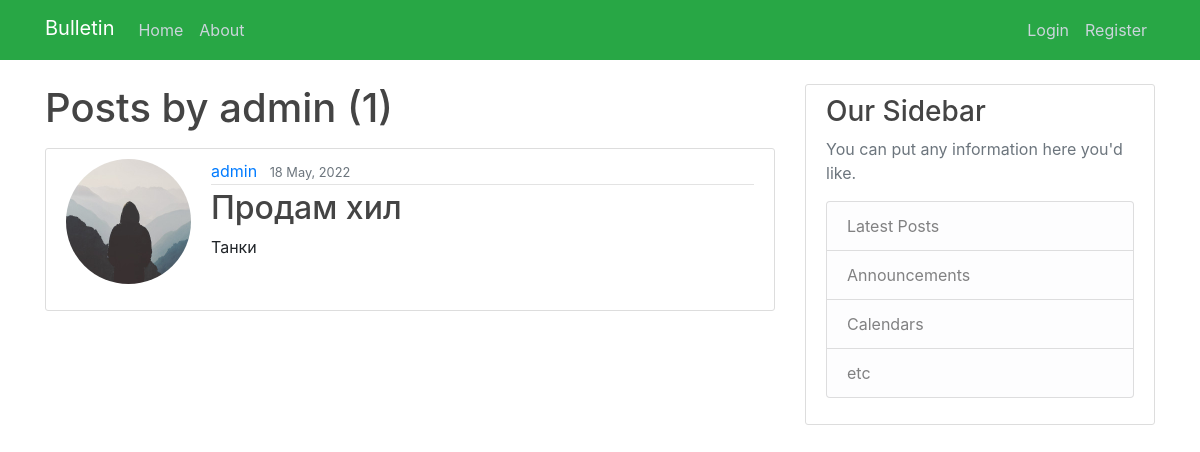
Screenshot of /user/admin with the database file from the repository.
### myboardapp/models.py (models this page shows, shortened)
class Bulletin(models.Model):
    title = models.CharField(max_length=100, blank=True)
    author = models.ForeignKey(User, on_delete=models.CASCADE)
    content = models.TextField()
    file = models.FileField(upload_to='files/',
                                             blank=True,
                                             )
    bulletin_category = models.ForeignKey(CategoryModel, on_delete=models.CASCADE)
    date_created = models.DateTimeField(default=timezone.now)

class CategoryModel(models.Model):
    CHOISES = [
        ('Танки', "Танки"),
        ('Хилы', "Хилы"),
        ('ДД', "ДД"),
        ('Торговцы', "Торговцы"),
        ('Гилдмастеры', "Гилдмастеры"),
        ('Квестгиверы', "Квестгиверы"),
        ('Кузнецы', "Кузнецы"),
        ('Кожевники', "Кожевники"),
        ('Зельевары', "Зельевары"),
        ('Мастера заклинаний', "Мастера заклинаний"),
    ]
    category_name = models.CharField(max_length=255,
                                     choices=CHOISES,
                                     unique=True,
                                     )
    subscribers = models.ManyToManyField(User, null=True, blank=True, related_name='subscriber')
    def __str__(self):
        return f'{self.category_name}'
    """
    >>> from myboardapp.models import Bulletin
    >>> from myboardapp.models import CategoryModel
    >>> CategoryModel.objects.create(category_name = "Offer")
    <CategoryModel: Offer>
    """

### users/models.py (models this page shows, shortened)
class Profile(models.Model):
    user = models.OneToOneField(User, on_delete=models.CASCADE)
    image = models.ImageField(default='default.jpg', upload_to='profile_pics')

### myboardapp/views.py (the view)
# urls.py: path('user/<str:username>', UserPostListView.as_view(), name='user-posts'),
class UserPostListView(ListView):
    model = Bulletin
    template_name = 'myboardapp/user_posts.html'
    context_object_name = 'bulletins_0'
    ordering = ['-date_created']
    paginate_by = 2
    def get_queryset(self):
        user = get_object_or_404(User, username=self.kwargs.get('username'))
        return Bulletin.objects.filter(author=user).order_by('-date_created')

### myboardapp/templates/myboardapp/user_posts.html (shortened to what this page needs)
{% extends "myboardapp/base.html" %}
{% load static %}
{% block content %}
    <main role="main" class="container">
      <div class="row">
        <div class="col-md-8">
            <h1 class="mb-3">Posts by {{ view.kwargs.username }} ({{ page_obj.paginator.count }})</h1>
            {% for bulletin in bulletins_0 %}
                <article class="media content-section">
                    <img class="rounded-circle account-img" src="{{ bulletin.author.profile.image.url }}">
                    <div class="media-body">
                        <div class="article-metadata">
                      <a class="mr-2" href="{% url 'user-posts' bulletin.author.username %}">{{ bulletin.author }}</a>
                      <small class="text-muted">{{ bulletin.date_created|date:"d F, Y" }}</small>
                    </div>
                    <h2><a class="article-title" href="{% url 'bulletin-detail' bulletin.id %}">{{ bulletin.title }}</a></h2>
                    <p class="article-content">{{ bulletin.bulletin_category }}</p>
                  </div>
                </article>
            {% endfor %}
        </div>
        <div class="col-md-4">
          <div class="content-section">
            <h3>Our Sidebar</h3>
            <p class='text-muted'>You can put any information here you'd like.
              <ul class="list-group">
                <li class="list-group-item list-group-item-light">Latest Posts</li>
                <li class="list-group-item list-group-item-light">Announcements</li>
                <li class="list-group-item list-group-item-light">Calendars</li>
                <li class="list-group-item list-group-item-light">etc</li>
              </ul>
            </p>
          </div>
        </div>
      </div>
    </main>
{% endblock content %}

### myboardapp/static/myboardapp/mail.css (style rules this page uses)
h1, h2, h3, h4, h5, h6 { color: #444444; }
ul { margin: 0; }
.content-section { background: #ffffff; padding: 10px 20px; border: 1px solid #dddddd; border-radius: 3px; margin-bottom: 20px; }
.article-title { color: #444444; }
.article-content { white-space: pre-line; }
.article-metadata { padding-bottom: 1px; margin-bottom: 4px; border-bottom: 1px solid #e3e3e3 }
.account-img { height: 125px; width: 125px; margin-right: 20px; margin-bottom: 16px; }

### rows the page displays
Bulletin: author.profile.image (placeholder picture), author "admin", date_created "18 May, 2022", title "Продам хил", bulletin_category "Танки"

### other values shown
{{ view.kwargs.username }} "admin"
{{ page_obj.paginator.count }} "1"
